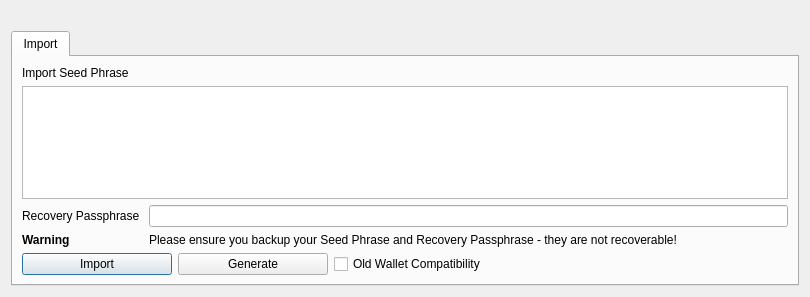
<?xml version="1.0" encoding="UTF-8"?>
<ui version="4.0">
 <class>MnemonicDialog</class>
 <widget class="QDialog" name="MnemonicDialog">
  <property name="geometry">
   <rect>
    <x>0</x>
    <y>0</y>
    <width>810</width>
    <height>297</height>
   </rect>
  </property>
  <property name="windowTitle">
   <string>HD Wallet Setup</string>
  </property>
  <layout class="QGridLayout" name="gridLayout">
   <item row="0" column="0">
    <widget class="QLabel" name="lblHelp">
     <property name="enabled">
      <bool>true</bool>
     </property>
     <property name="styleSheet">
      <string notr="true">color : red</string>
     </property>
     <property name="text">
      <string/>
     </property>
    </widget>
   </item>
   <item row="1" column="0">
    <widget class="QTabWidget" name="tabWidget">
     <property name="currentIndex">
      <number>0</number>
     </property>
     <widget class="QWidget" name="tabImport">
      <attribute name="title">
       <string>Import</string>
      </attribute>
      <layout class="QGridLayout" name="gridLayout_2">
       <item row="0" column="0">
        <widget class="QLabel" name="mnemonicLabel">
         <property name="text">
          <string>Import Seed Phrase</string>
         </property>
        </widget>
       </item>
       <item row="1" column="0">
        <widget class="QTextEdit" name="tbxMnemonic">
         <property name="toolTip">
          <string>Enter your BIP39 compliant Seed Phrase/Mnemonic - Typing your own words will probably not work how you expect, since the words require a particular structure (the last word is a checksum).</string>
         </property>
         <property name="lineWrapMode">
          <enum>QTextEdit::WidgetWidth</enum>
         </property>
        </widget>
       </item>
       <item row="2" column="0">
        <layout class="QFormLayout" name="mnemonicLayout">
         <item row="0" column="0">
          <widget class="QLabel" name="passwordLabel">
           <property name="text">
            <string>Recovery Passphrase </string>
           </property>
          </widget>
         </item>
         <item row="0" column="1">
          <widget class="QLineEdit" name="edtPassword">
           <property name="toolTip">
            <string>Enter a passphrase to protect your Seed Phrase (optional)</string>
           </property>
          </widget>
         </item>
         <item row="1" column="0">
          <widget class="QLabel" name="label_3">
           <property name="font">
            <font>
             <weight>75</weight>
             <bold>true</bold>
            </font>
           </property>
           <property name="text">
            <string>Warning</string>
           </property>
          </widget>
         </item>
         <item row="1" column="1">
          <widget class="QLabel" name="label_2">
           <property name="text">
            <string>Please ensure you backup your Seed Phrase and Recovery Passphrase - they are not recoverable!</string>
           </property>
          </widget>
         </item>
        </layout>
       </item>
       <item row="3" column="0">
        <layout class="QHBoxLayout" name="horizontalLayout_2">
         <item>
          <widget class="QPushButton" name="btnImport">
           <property name="minimumSize">
            <size>
             <width>150</width>
             <height>0</height>
            </size>
           </property>
           <property name="maximumSize">
            <size>
             <width>150</width>
             <height>16777215</height>
            </size>
           </property>
           <property name="text">
            <string>Import</string>
           </property>
          </widget>
         </item>
         <item>
          <widget class="QPushButton" name="btnGenerate">
           <property name="minimumSize">
            <size>
             <width>150</width>
             <height>0</height>
            </size>
           </property>
           <property name="text">
            <string>Generate</string>
           </property>
          </widget>
         </item>
          <item>
          <widget class="QCheckBox" name="chkHidePassword">
           <property name="geometry">
            <rect>
             <x>20</x>
             <y>20</y>
             <width>150</width>
             <height>0</height>
            </rect>
           </property>
           <property name="text">
            <string>Old Wallet Compatibility</string>
           </property>
          </widget>
         </item>
         
         <item>
          <spacer name="horizontalSpacer">
           <property name="orientation">
            <enum>Qt::Horizontal</enum>
           </property>
           <property name="sizeHint" stdset="0">
            <size>
             <width>40</width>
             <height>20</height>
            </size>
           </property>
          </spacer>
         </item>
        </layout>
       </item>
      </layout>
     </widget>
    </widget>
   </item>
  </layout>
 </widget>
 <resources/>
 <connections/>
</ui>
